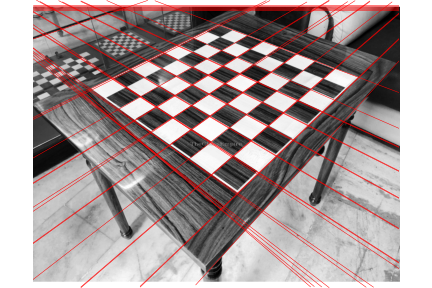
#> input picture Transformata Hough/sah__Hough.png, 432 x 288 px, given in place of test_stea.png, which was not available
$ python main.py   (older library calls are emulated)
#> lines starting #> are read from the running program, lines starting #| are printed output that depends on the picture; after the words box and inside, x2 and y2 are one past the last pixel; in counts of white or black regions, pixels touching at a corner belong together; long printed decimals are rounded; pictures that were not available may be replaced by others from this repository, and a replacement may not be noted
import matplotlib.pyplot as plt
import numpy as np
import cv2
from PIL import Image

imgs = ['test_stea.png']#['test_linii.png', 'test_sah.png', 'test_triunghi.png', 'test_concav.png', 'test_stea.png']
correct_imgs = ['test_stea_corect.png']#['test_linii_corect.png', 'test_sah_corect.png', 'test_triunghi_corect.png', 'test_concav_corect.png', 'test_stea_corect.png']

gradient_threshold = [85] #[65,70,85,110,125]
voting_threshold = [70]#[40,55,70,85]

max_score = 0
optimal_thresholds = []

for it_gradient in range(len(gradient_threshold)):
    for it_vot in range(len(voting_threshold)):
        score = 0
        for it in range(len(imgs)):

            #Spyder is funny and needs the whole path for some reason
            img = np.array(Image.open(f'{imgs[it]}'))
#> img is the input picture: shape (288, 432, 4); mean R, G, B, A 167.3, 153, 153, 255
            img = cv2.cvtColor(img[:,:,:3], cv2.COLOR_RGB2GRAY)
#> img: shape (288, 432)
            width, height = img.shape[1], img.shape[0]
#> width = 432; height = 288
            plt.imshow(img)
            plt.figure()

            #gradient = cv2.Sobel(img, cv2.CV_16U, 1, 0)
            gradient = cv2.Laplacian(img, cv2.CV_16U)
            plt.imshow(gradient, cmap='gray')
            plt.figure()

            threshold = gradient_threshold[it_gradient]

            gradient[gradient >= threshold] = 255
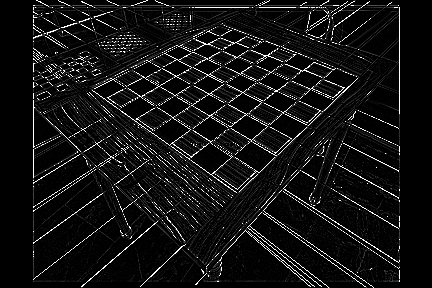
#> gradient: shape (288, 432) uint16; min 0, max 255, mean 19.5
            gradient[gradient < threshold] = 0
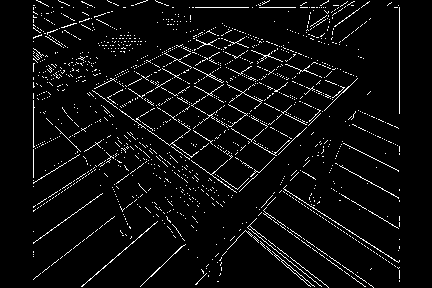
#> gradient: shape (288, 432) uint16; 4.8% white in thin lines or dots, all inside (x1, y1, x2, y2) = (33, 0, 400, 288)
            plt.imshow(gradient, cmap='gray')
            plt.figure()


            theta_count = 180

            diag_len = int(np.sqrt(width**2 + height**2))
#> diag_len = 519
            rho_count = 2 * diag_len + 1
#> rho_count = 1039

            Accumulator = np.matrix(np.zeros((theta_count, rho_count)))
            theta = np.linspace(0, np.pi, theta_count)
            rho = np.linspace(-diag_len, diag_len, rho_count)
#> rho = 1039 values from -519 to 519


            cosines = np.cos(theta)
            sines = np.sin(theta)

            arr = dict()

            ct = 0
            for i in range(gradient.shape[0]):
                for j in range(gradient.shape[1]):
                    if gradient[i][j] == 255:
                        x, y = j, gradient.shape[0] - i - 1
                        ct += 1

                        if ct % 100 == 0:
                            print(ct)
                        for th in range(theta_count):
                            ro = int(round(x * cosines[th] + y * sines[th]))
                            Accumulator[th, ro + diag_len] += 1
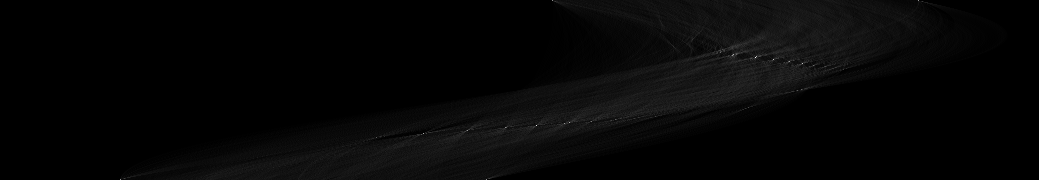
#> Accumulator: shape (180, 1039) float64; min 0, max 253, mean 5.8
#> after the loop, ct = 6025
# [14 lines of commented-out code are left out]
            threshold_vote = voting_threshold[it_vot]

            #https://gist.github.com/kylemcdonald/bedcc053db0e7843ef95c531957cb90f
            def full_frame(width=None, height=None):
                import matplotlib as mpl
                mpl.rcParams['savefig.pad_inches'] = 0
                figsize = None if width is None else (width, height)
                fig = plt.figure(figsize=figsize)
                ax = plt.axes([0,0,1,1], frameon=False)
                ax.get_xaxis().set_visible(False)
                ax.get_yaxis().set_visible(False)
                plt.autoscale(tight=True)


            full_frame()
            plt.imshow(img, cmap='gray', alpha=1)

            def get_coord(th, ro):
                if abs(np.sin(th)) < 1e-2:
                    return (ro / np.cos(th), 'vertical_line')
                if abs(np.cos(th)) < 1e-2:
                    m = 0.
                else:
                    m = - 1 / np.tan(th)
                c = ro / np.sin(th)

                return (m, c)

            def draw_line(m, c):
                if c == 'vertical_line':
                    if m < 0:
                        return
                    samples = [m for i in range(100)]
                    values = np.linspace(1, height - 1, 100)
                    plt.plot(samples, values, c='red', linewidth=.5)
                    return
                samples = np.linspace(0, width, 100)
                samples = samples[height - (samples * m + c) <= height]
                samples = samples[height - (samples * m + c) >= 0]
                values = height - (m * samples + c)
                if len(samples) > 1:
                    plt.plot(samples, values, c='red', linewidth=.5)
                    pass
            for i in range(Accumulator.shape[0]):
                for j in range(Accumulator.shape[1]):
                    if Accumulator[i,j] > threshold_vote:
                        th, ro = theta[i], rho[j]
                        m, c = get_coord(th, ro)
                        draw_line(m, c)


            plt.savefig(f'{imgs[it][:-4]}_Hough.png', format='png')
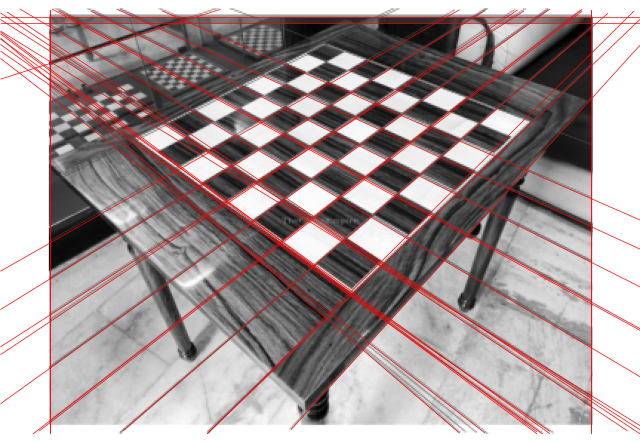
#> figure drawn by matplotlib, 1 panel
            plt.show()
            plt.figure()
            #%%
            img2 = np.array(Image.open(f'{imgs[it][:-4]}_Hough.png'))
            img2 = cv2.cvtColor(img2[:,:,:3], cv2.COLOR_RGB2GRAY)
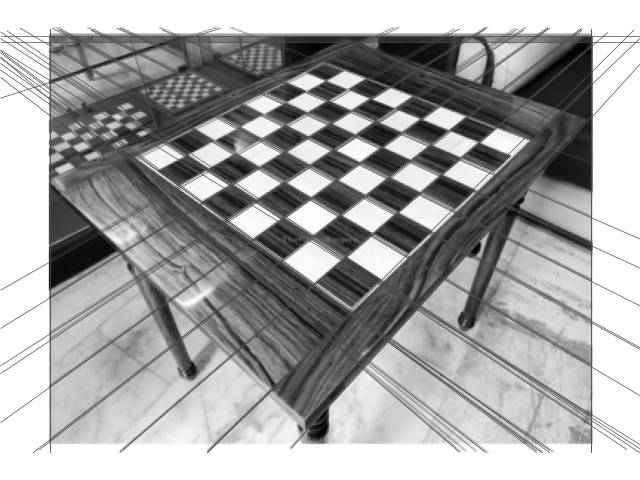
#> img2: shape (480, 640); min 0, max 255, mean 165.2
            #%%
            plt.imshow(img2, cmap='gray')
            plt.show()
            img3 = np.array(Image.open(f'{correct_imgs[it]}'))
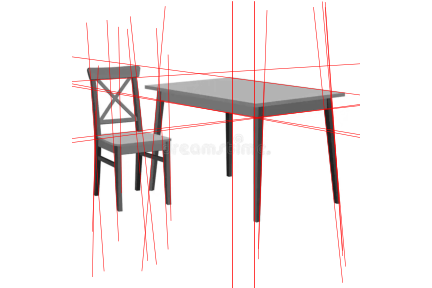
#> input picture Transformata Hough/scaune._Hough.png, 432 x 288 px, given in place of test_stea_corect.png, which was not available
#> img3 is the input picture: shape (288, 432, 4); mean R, G, B, A 242.4, 236.4, 236.4, 255
            img3 = cv2.cvtColor(img3[:,:,:3], cv2.COLOR_RGB2GRAY)
#> img3: shape (288, 432)
            #plt.imshow(img3, cmap='gray')
            #plt.show()

            img5 = np.zeros((height, width))

            def score_compute(img1, img2):
                correct, incorrect, missing = 0, 0, 0
                global img5
                for i in range(height):
                    for j in range(width):
                        if img1[i,j] != img2[i,j]:
                            img5[i,j] = abs(img1[i,j] - img2[i,j])
                            if img5[i,j] <= 20 and img2[i,j] <= 50:
                                #acceptable differnece between blacks
                                correct += 1
                            elif img1[i, j] <= 30: # wrong line
                                incorrect += 1
                            elif img2[i,j] <= 30: # missing line
                                missing += 1
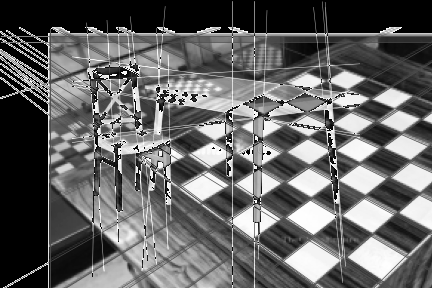
#> img5: shape (288, 432) float64; min 0, max 255, mean 99.9
#> after the loop, correct = 148; incorrect = 4953; missing = 26
                if correct == 0 and (incorrect == 0 or missing ==0):
                    return 0 #image is empty

                return correct / (missing * incorrect)
            score += (score_compute(img2, img3)) / len(imgs)
#> score = 0.00115

            #plt.imshow(img5)
            #plt.show()
        if score > max_score:
            optimal_thresholds = [gradient_threshold[it_gradient], voting_threshold[it_vot]]
            max_score = score
#> max_score = 0.00115

print(optimal_thresholds, max_score)
#| [85, 70] 0.001149
